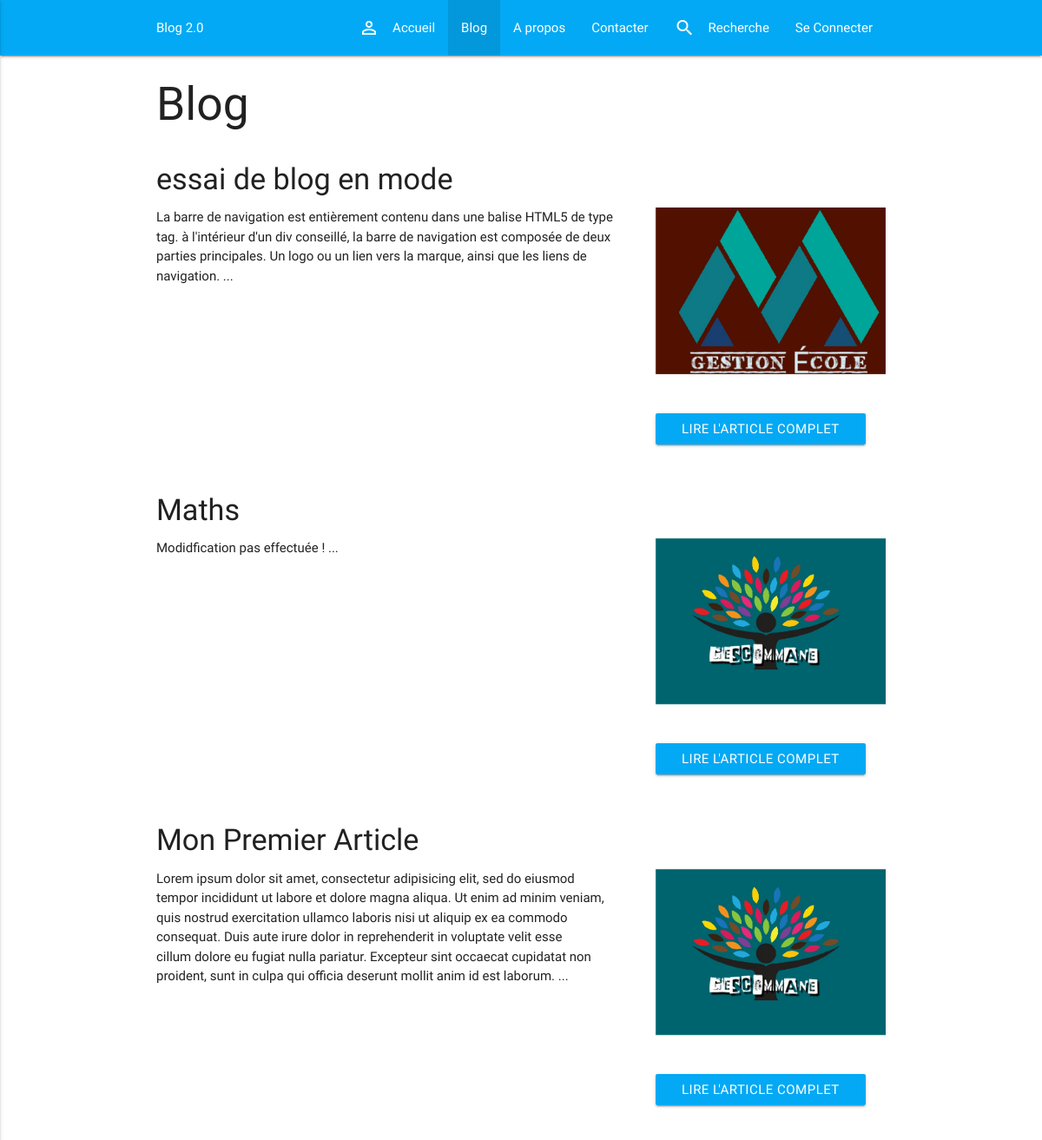
The page /index.php?page=blog on the database its author committed.
### tables this page shows
CREATE TABLE `posts` (
  `id` int(11) NOT NULL AUTO_INCREMENT,
  `title` varchar(255) NOT NULL,
  `containte` text NOT NULL,
  `image` varchar(255) NOT NULL DEFAULT 'posts2.jpg',
  `date` datetime NOT NULL,
  `writer` varchar(255) NOT NULL,
  `posted` tinyint(1) NOT NULL,
  PRIMARY KEY (`id`)
);

### functions/blog.func.php (called while the page is built)
<?php
		 function get_posts(){
		 	global $db;
		 	$req = $db->query("SELECT * FROM posts WHERE posted='1'  ORDER BY date DESC");
		 	$results =[];
		 	while ( $rows = $req->fetchObject()) {
		 		$results[] = $rows;
		 	}
		 	return $results;
		 }
 ?>

### pages/blog.php (the view)
<h2>Blog</h2>
<?php
$posts = get_posts();
foreach ($posts as $post) {
	?>
		<div class="row">
			<div class="col s12 m12 l12">
				<h4><?= $post->title ?></h4>
				<div class="row">
					<div class="col s12 m6 l8">
							<?= substr(nl2br($post->containte), 0,1200); ?> ...
					</div>
					<div class="col s12 m6 l4">
						<img src="img/posts/<?= $post->image ; ?>"  class="materialboxed responsive-img" alt="<?= $post->title ?>" />
						<br/><br/>
						<a class="btn light-blue waves-effect waves-light" href="index.php?page=posts&id=<?= $post->id; ?>">Lire l'article complet</a>
					</div>
				</div>
			</div>
		</div>
	<?php
}
 ?>

### rows shown on the page
posts: title "essai de blog en mode", containte "La barre de navigation est entièrement contenu dans une balise HTML5 de type tag. à l'intérieur d'un div conseillé, la barre de navigation est composée de deux parties principales. Un logo ou un lien vers la marque, ainsi que les liens de navigation.", image (picture)
posts: title "Maths", containte "Modidfication pas effectuée !", image (picture)
posts: title "Mon Premier Article", containte "Lorem ipsum dolor sit amet, consectetur adipisicing elit, sed do eiusmod tempor incididunt ut labore et dolore magna aliqua. Ut enim ad minim veniam, quis nostrud exercitation ullamco laboris nisi ut aliquip ex ea commodo consequat. Duis aute irure dolor in reprehenderit in voluptate velit esse cillum dolore eu fugiat nulla pariatur. Excepteur sint occaecat cupidatat non proident, sunt in culpa qui officia deserunt mollit anim id est laborum.", image (picture)
